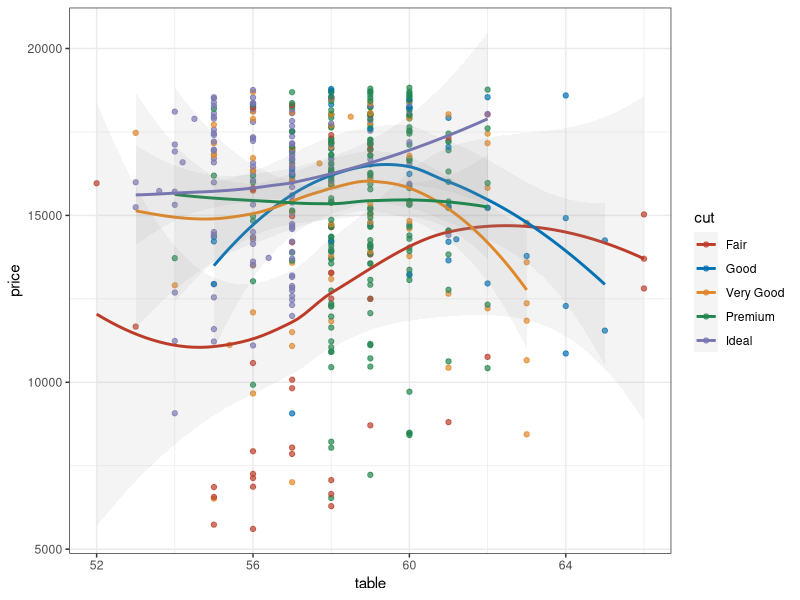
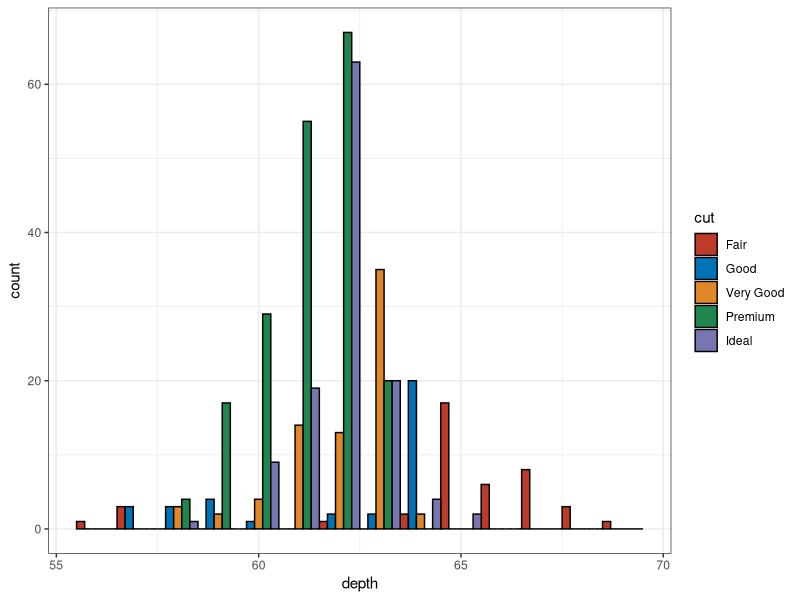

Here is the R script that generated these plots, in order:
library(ggsci)


### Name: scale_color_nejm
### Title: NEJM Color Scales
### Aliases: scale_color_nejm scale_colour_nejm scale_fill_nejm

### ** Examples

library("ggplot2")
data("diamonds")

ggplot(subset(diamonds, carat >= 2.2),
       aes(x = table, y = price, colour = cut)) +
  geom_point(alpha = 0.7) +
  geom_smooth(method = "loess", alpha = 0.1, size = 1, span = 1) +
  theme_bw() + scale_color_nejm()

ggplot(subset(diamonds, carat > 2.2 & depth > 55 & depth < 70),
       aes(x = depth, fill = cut)) +
  geom_histogram(colour = "black", binwidth = 1, position = "dodge") +
  theme_bw() + scale_fill_nejm()
